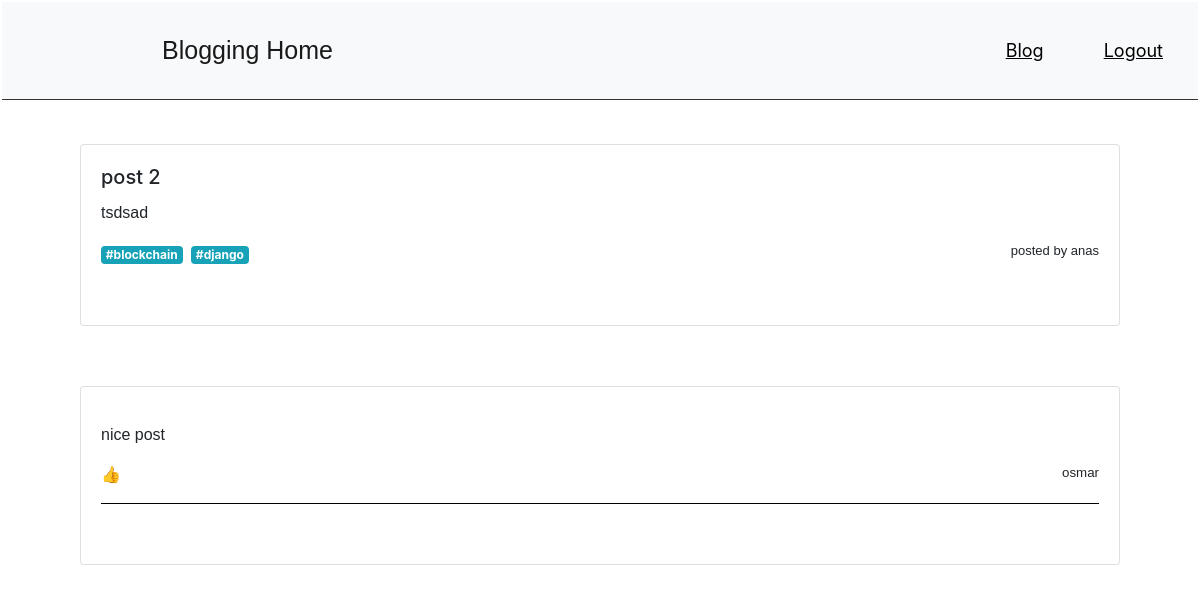
The app's page /blog/2 (signed in), older data.
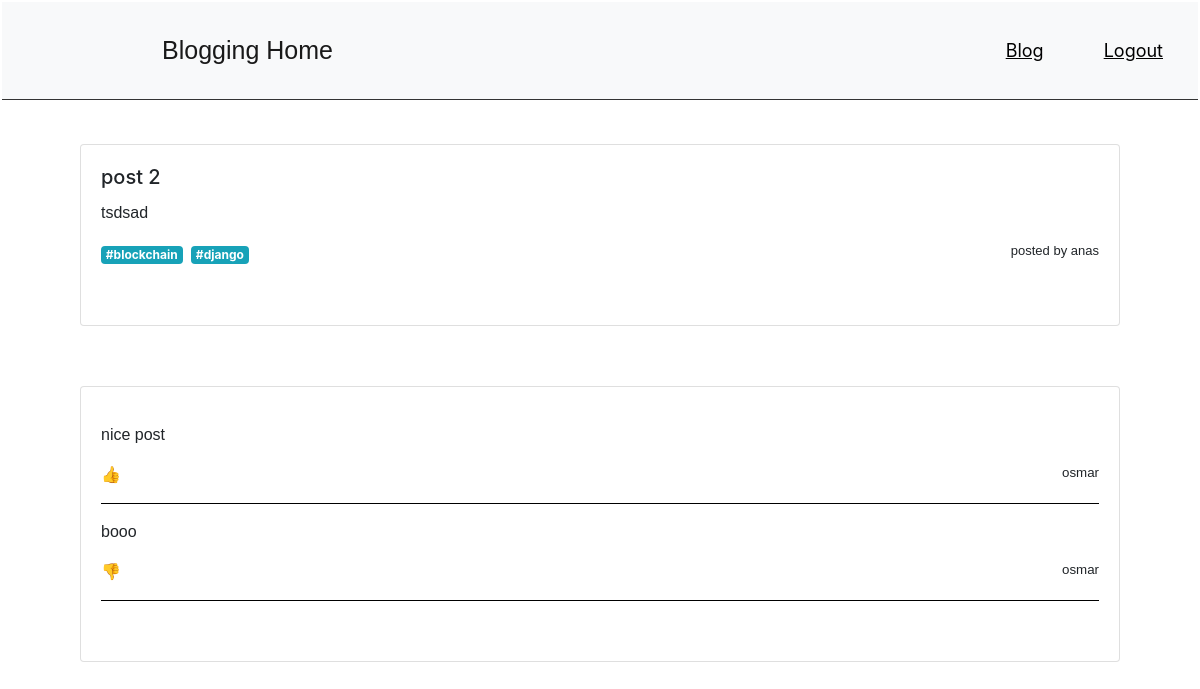
The same page, newer data.
### accounts/models.py (models this page shows, shortened)
class Comment(models.Model):
    POS = 'Positive'
    NEG = 'Negative'
    CHOICES = [(POS, '👍'), (NEG, '👎')]
    pos_neg = models.CharField(max_length=100, choices=CHOICES, default=POS)
    desc = models.TextField(null=True)
    date_posted = models.DateTimeField(default=timezone.now)
    blog = models.ForeignKey(Blog, on_delete=models.CASCADE)
    author = models.ForeignKey(User, on_delete=models.CASCADE)

### accounts/views.py (the view, shortened to what this page needs)
# urls.py: path('blog/<int:pk>', BlogDetailView.as_view(), name="blog-detail"),
class BlogDetailView(LoginRequiredMixin, FormMixin, DetailView):
    login_url = '/login/'
    redirect_field_name = 'redirect_to'
    model = Blog
    form_class = commentForm
    def get_context_data(self, **kwargs):
        context = super(BlogDetailView, self).get_context_data(**kwargs)
        context_related = Comment.objects.filter(blog=self.object)[:20]
        context['related'] = context_related
        return context

### accounts/templates/accounts/blog_detail.html (shortened to what this page needs)
{% load static %}
{% load crispy_forms_tags %}
<!DOCTYPE html>
<html>
<head>
    <link rel="stylesheet" href="https://stackpath.bootstrapcdn.com/bootstrap/4.5.2/css/bootstrap.min.css">
    <link rel="stylesheet" href="{% static 'css/blog.css' %}" >
    <nav class="navbar navbar-light bg-light">
        <a class="navbar-brand">Blogging Home</a>
        <ul class="nav justify-content-center">
            <li class="nav-item">
              <a class="nav-link" href="{% url 'home' %}">Blog</a>
            </li>
            <li class="nav-item">
              <a class="nav-item nav-link" href="{% url 'logout' %}">Logout</a>
            </li>
        </ul>
    </nav>
</head>
        <body>
          <div class = "container">
           <br>
            <div class="card" id = "card">
              <div class="card-body">
                <h5 class="card-title subject" id="subject" name="subject">{{object.subject}}</h5>
                <p class="card-text description" id="description" name="description">{{object.description}}</p>
                {% for tag in blog.tags.all %}
                <a href="" class="mr-1 badge badge-info">#{{ tag }}</a>
                {% endfor %}
                <p class="card-text postBy" id="postBy" name="postBy">posted by {{object.author}}</p>
              </div>
            </div>
          </div>
            <div class="row">
                <div class="card" id = "card">
                  <div class="card-body">
                    {% for comment in related %}
                    <p class="card-text comDescription" id="comDescription" name="comDescription">{{comment.desc|linebreaks}}</p>
                    {% if comment.pos_neg == "Positive" %}
                    <p class="card-text posNeg" id="posNeg" name="posNeg">👍</p>
                    {% elif comment.pos_neg == "Negative"%}
                    <p class="card-text posNeg" id="posNeg" name="posNeg">👎</p>
                    {% endif %}
                    <p class="card-text author" id="author" name="author">{{comment.author}}</p>
                  {% empty %}
                      <p>No comments here yet :(</p>
                      {% endfor %}
                  </div>
                </div>
            </div>
        </body>
</html>

Row changes from the older to the newer data that the page shows:
added Comment: desc "booo", author "osmar"
